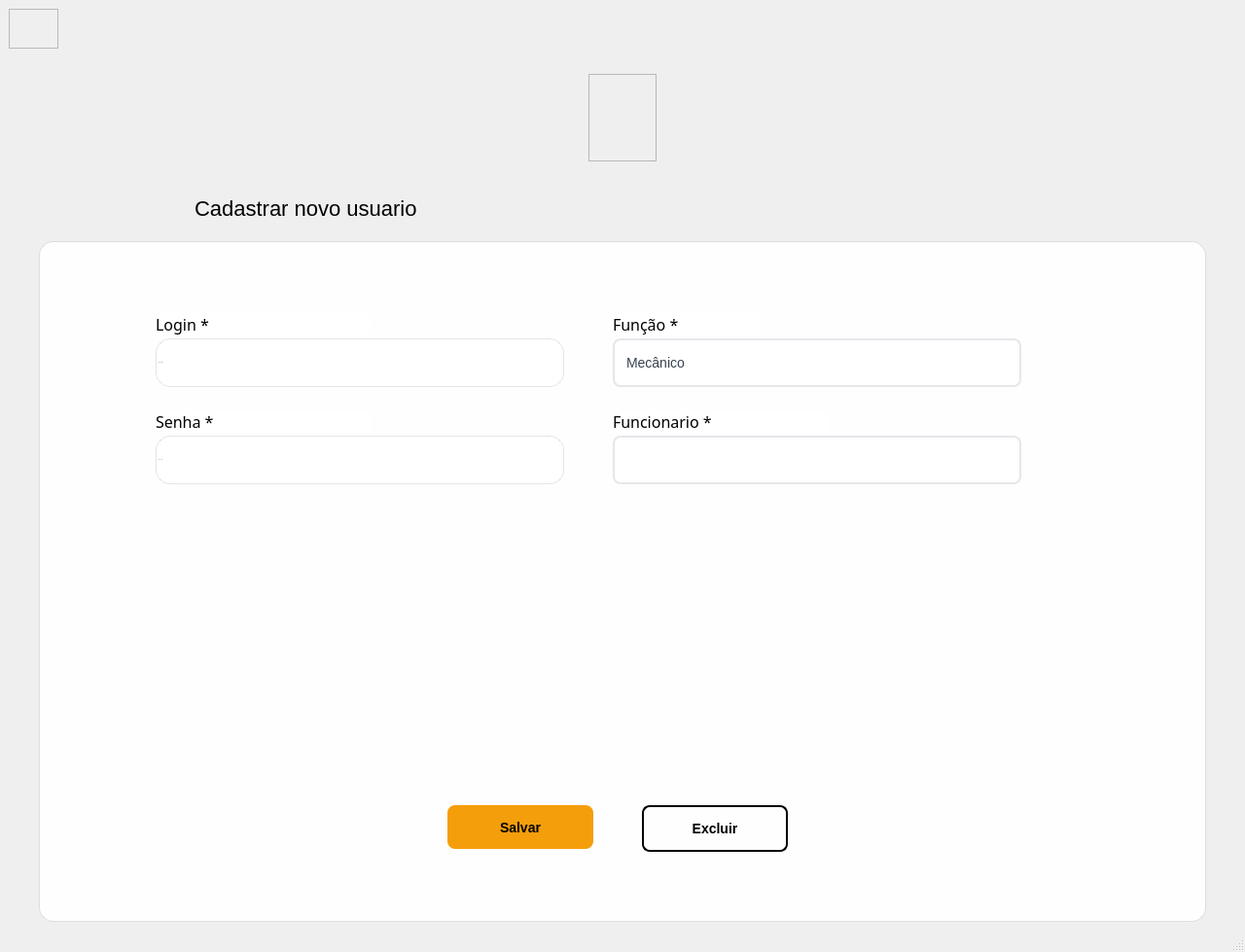
<?xml version="1.0" encoding="UTF-8"?>
<ui version="4.0">
 <class>MainWindow</class>
 <widget class="QMainWindow" name="MainWindow">
  <property name="geometry">
   <rect>
    <x>0</x>
    <y>0</y>
    <width>1280</width>
    <height>979</height>
   </rect>
  </property>
  <property name="windowTitle">
   <string>MainWindow</string>
  </property>
  <widget class="QWidget" name="centralwidget">
   <layout class="QVBoxLayout" name="verticalLayout">
    <item>
     <widget class="QWidget" name="widget" native="true">
      <property name="minimumSize">
       <size>
        <width>50</width>
        <height>40</height>
       </size>
      </property>
      <property name="maximumSize">
       <size>
        <width>16777215</width>
        <height>80</height>
       </size>
      </property>
      <widget class="QFrame" name="frame_3">
       <property name="geometry">
        <rect>
         <x>0</x>
         <y>0</y>
         <width>51</width>
         <height>41</height>
        </rect>
       </property>
       <property name="frameShape">
        <enum>QFrame::StyledPanel</enum>
       </property>
       <property name="frameShadow">
        <enum>QFrame::Raised</enum>
       </property>
       <widget class="QPushButton" name="pushButton_3">
        <property name="geometry">
         <rect>
          <x>0</x>
          <y>0</y>
          <width>51</width>
          <height>41</height>
         </rect>
        </property>
        <property name="cursor">
         <cursorShape>PointingHandCursor</cursorShape>
        </property>
        <property name="styleSheet">
         <string notr="true">QPushButton{
background: transparent;
border: none;
}</string>
        </property>
        <property name="text">
         <string/>
        </property>
        <property name="icon">
         <iconset>
          <normaloff>../imagem/icons/back.png</normaloff>../imagem/icons/back.png</iconset>
        </property>
        <property name="iconSize">
         <size>
          <width>32</width>
          <height>32</height>
         </size>
        </property>
        <property name="flat">
         <bool>false</bool>
        </property>
       </widget>
      </widget>
     </widget>
    </item>
    <item alignment="Qt::AlignHCenter">
     <widget class="QFrame" name="frame_4">
      <property name="minimumSize">
       <size>
        <width>70</width>
        <height>90</height>
       </size>
      </property>
      <property name="maximumSize">
       <size>
        <width>70</width>
        <height>90</height>
       </size>
      </property>
      <property name="frameShape">
       <enum>QFrame::StyledPanel</enum>
      </property>
      <property name="frameShadow">
       <enum>QFrame::Raised</enum>
      </property>
      <widget class="QLabel" name="label_3">
       <property name="geometry">
        <rect>
         <x>0</x>
         <y>0</y>
         <width>70</width>
         <height>90</height>
        </rect>
       </property>
       <property name="minimumSize">
        <size>
         <width>0</width>
         <height>0</height>
        </size>
       </property>
       <property name="maximumSize">
        <size>
         <width>1000</width>
         <height>1000</height>
        </size>
       </property>
       <property name="text">
        <string/>
       </property>
       <property name="pixmap">
        <pixmap>../imagem/MOTORMAX-LGO.png</pixmap>
       </property>
       <property name="scaledContents">
        <bool>true</bool>
       </property>
      </widget>
     </widget>
    </item>
    <item alignment="Qt::AlignHCenter">
     <widget class="QLabel" name="label">
      <property name="minimumSize">
       <size>
        <width>890</width>
        <height>0</height>
       </size>
      </property>
      <property name="font">
       <font>
        <pointsize>1</pointsize>
        <weight>50</weight>
        <italic>false</italic>
        <bold>false</bold>
       </font>
      </property>
      <property name="styleSheet">
       <string notr="true">QLabel{
font-size: 22px;
margin-top: 30px;
margin-bottom: 15px;
font: plain;
}</string>
      </property>
      <property name="text">
       <string>Cadastrar novo usuario</string>
      </property>
     </widget>
    </item>
    <item alignment="Qt::AlignHCenter">
     <widget class="QFrame" name="frame_2">
      <property name="minimumSize">
       <size>
        <width>1200</width>
        <height>700</height>
       </size>
      </property>
      <property name="maximumSize">
       <size>
        <width>1200</width>
        <height>700</height>
       </size>
      </property>
      <property name="styleSheet">
       <string notr="true">background-color: rgba(255, 255, 255, 240);
border-radius: 15px;
border: 1px solid rgba(0, 0, 0,0.1); </string>
      </property>
      <property name="frameShape">
       <enum>QFrame::Panel</enum>
      </property>
      <property name="frameShadow">
       <enum>QFrame::Raised</enum>
      </property>
      <widget class="QPushButton" name="pushButton">
       <property name="geometry">
        <rect>
         <x>420</x>
         <y>580</y>
         <width>150</width>
         <height>45</height>
        </rect>
       </property>
       <property name="font">
        <font>
         <pointsize>1</pointsize>
         <weight>75</weight>
         <bold>true</bold>
        </font>
       </property>
       <property name="cursor">
        <cursorShape>PointingHandCursor</cursorShape>
       </property>
       <property name="styleSheet">
        <string notr="true">QPushButton{
background-color: #f59e0b;
color: black;
border: none;
border-radius: 8px;
padding: 12px;
font-size: 14px;
font-weight: bold;
min-height: 20px;
}

QPushButton:hover{
background-color: #d97706;
}

QPushButton:pressed{
background-color: #b45309;
}

QPushButton:disable{
background-color: #582503;
}</string>
       </property>
       <property name="text">
        <string>Salvar</string>
       </property>
      </widget>
      <widget class="QLabel" name="label_4">
       <property name="geometry">
        <rect>
         <x>120</x>
         <y>75</y>
         <width>221</width>
         <height>21</height>
        </rect>
       </property>
       <property name="font">
        <font>
         <family>Rockwell</family>
         <pointsize>12</pointsize>
         <kerning>true</kerning>
        </font>
       </property>
       <property name="styleSheet">
        <string notr="true">border: none;</string>
       </property>
       <property name="text">
        <string>Login *</string>
       </property>
      </widget>
      <widget class="QPushButton" name="pushButton_2">
       <property name="geometry">
        <rect>
         <x>620</x>
         <y>580</y>
         <width>150</width>
         <height>48</height>
        </rect>
       </property>
       <property name="font">
        <font>
         <pointsize>1</pointsize>
         <weight>75</weight>
         <bold>true</bold>
        </font>
       </property>
       <property name="cursor">
        <cursorShape>PointingHandCursor</cursorShape>
       </property>
       <property name="styleSheet">
        <string notr="true">QPushButton{
background-color: transparent;
color: Black;
border: 2px solid;
border-radius: 8px;
padding: 12px;
font-size: 14px;
font-weight: bold;
min-height: 20px;
}

QPushButton:hover{
background-color: rgb(234, 227, 174);
}

QPushButton:Pressed{
background-color: rgb(210, 203, 150);
}</string>
       </property>
       <property name="text">
        <string>Excluir</string>
       </property>
      </widget>
      <widget class="QLabel" name="label_6">
       <property name="geometry">
        <rect>
         <x>590</x>
         <y>75</y>
         <width>151</width>
         <height>21</height>
        </rect>
       </property>
       <property name="font">
        <font>
         <family>Rockwell</family>
         <pointsize>12</pointsize>
         <kerning>true</kerning>
        </font>
       </property>
       <property name="styleSheet">
        <string notr="true">border: none;</string>
       </property>
       <property name="text">
        <string>Função *</string>
       </property>
      </widget>
      <widget class="QComboBox" name="comboBox">
       <property name="geometry">
        <rect>
         <x>590</x>
         <y>100</y>
         <width>420</width>
         <height>50</height>
        </rect>
       </property>
       <property name="styleSheet">
        <string notr="true">QComboBox {
border: 2px solid #e5e7eb;
border-radius: 8px;
padding: 12px;
font-size: 14px;
color: #374151;
}
QComboBox:hover{
background-color: rgb(234, 236, 240);
}

QComboBox:focus{
border: 2px solid #7f8082;
}

QComboBox::drop-down {
border: none;
}

QComboBox::down-arrow {
image: url(C:/Users/victor/Documents/vscode/python/curso/imagem/icons/arrow-down.png);
width: 18px;
height: 18px;
right: 6px;
}</string>
       </property>
       <property name="currentIndex">
        <number>0</number>
       </property>
       <property name="maxVisibleItems">
        <number>5</number>
       </property>
       <property name="insertPolicy">
        <enum>QComboBox::InsertAtCurrent</enum>
       </property>
       <property name="minimumContentsLength">
        <number>0</number>
       </property>
       <item>
        <property name="text">
         <string>Mecânico</string>
        </property>
       </item>
       <item>
        <property name="text">
         <string>Atendente</string>
        </property>
       </item>
       <item>
        <property name="text">
         <string>admin</string>
        </property>
       </item>
      </widget>
      <widget class="QLabel" name="label_5">
       <property name="geometry">
        <rect>
         <x>120</x>
         <y>175</y>
         <width>221</width>
         <height>21</height>
        </rect>
       </property>
       <property name="font">
        <font>
         <family>Rockwell</family>
         <pointsize>12</pointsize>
         <kerning>true</kerning>
        </font>
       </property>
       <property name="styleSheet">
        <string notr="true">border: none;</string>
       </property>
       <property name="text">
        <string>Senha *</string>
       </property>
      </widget>
      <widget class="QLabel" name="label_7">
       <property name="geometry">
        <rect>
         <x>590</x>
         <y>175</y>
         <width>221</width>
         <height>21</height>
        </rect>
       </property>
       <property name="font">
        <font>
         <family>Rockwell</family>
         <pointsize>12</pointsize>
         <kerning>true</kerning>
        </font>
       </property>
       <property name="styleSheet">
        <string notr="true">border: none;</string>
       </property>
       <property name="text">
        <string>Funcionario *</string>
       </property>
      </widget>
      <widget class="QLineEdit" name="lineEdit_5">
       <property name="geometry">
        <rect>
         <x>120</x>
         <y>100</y>
         <width>420</width>
         <height>50</height>
        </rect>
       </property>
       <property name="font">
        <font>
         <pointsize>1</pointsize>
        </font>
       </property>
       <property name="styleSheet">
        <string notr="true">QLineEdit[echoMode=&quot;2&quot;], QLineEdit[echoMode=&quot;0&quot;] {
                border: 2px solid #e5e7eb;
                border-radius: 8px;
                padding: 12px;
                font-size: 14px;
                color: #374151;
            }
QLineEdit:focus{
border: 2px solid #7f8082;
}

QLineEdit:hover{
background-color: rgb(234, 236, 240);
}</string>
       </property>
       <property name="echoMode">
        <enum>QLineEdit::Normal</enum>
       </property>
       <property name="alignment">
        <set>Qt::AlignLeading|Qt::AlignLeft|Qt::AlignVCenter</set>
       </property>
       <property name="placeholderText">
        <string>Ex: Cleiton</string>
       </property>
      </widget>
      <widget class="QLineEdit" name="lineEdit_6">
       <property name="geometry">
        <rect>
         <x>120</x>
         <y>200</y>
         <width>420</width>
         <height>50</height>
        </rect>
       </property>
       <property name="font">
        <font>
         <pointsize>1</pointsize>
        </font>
       </property>
       <property name="styleSheet">
        <string notr="true">QLineEdit[echoMode=&quot;2&quot;], QLineEdit[echoMode=&quot;0&quot;] {
                border: 2px solid #e5e7eb;
                border-radius: 8px;
                padding: 12px;
                font-size: 14px;
                color: #374151;
            }
QLineEdit:focus{
border: 2px solid #7f8082;
}

QLineEdit:hover{
background-color: rgb(234, 236, 240);
}</string>
       </property>
       <property name="echoMode">
        <enum>QLineEdit::Normal</enum>
       </property>
       <property name="alignment">
        <set>Qt::AlignLeading|Qt::AlignLeft|Qt::AlignVCenter</set>
       </property>
       <property name="placeholderText">
        <string>Ex: 12345</string>
       </property>
      </widget>
      <widget class="QComboBox" name="comboBox_2">
       <property name="geometry">
        <rect>
         <x>590</x>
         <y>200</y>
         <width>420</width>
         <height>50</height>
        </rect>
       </property>
       <property name="styleSheet">
        <string notr="true">QComboBox {
border: 2px solid #e5e7eb;
border-radius: 8px;
padding: 12px;
font-size: 14px;
color: #374151;
}
QComboBox:hover{
background-color: rgb(234, 236, 240);
}

QComboBox:focus{
border: 2px solid #7f8082;
}

QComboBox::drop-down {
border: none;
}

QComboBox::down-arrow {
image: url(C:/Users/victor/Documents/vscode/python/curso/imagem/icons/arrow-down.png);
width: 18px;
height: 18px;
right: 6px;
}</string>
       </property>
       <property name="currentIndex">
        <number>1</number>
       </property>
       <property name="maxVisibleItems">
        <number>5</number>
       </property>
       <property name="insertPolicy">
        <enum>QComboBox::InsertAtCurrent</enum>
       </property>
       <property name="minimumContentsLength">
        <number>0</number>
       </property>
      </widget>
     </widget>
    </item>
   </layout>
  </widget>
  <widget class="QMenuBar" name="menubar">
   <property name="geometry">
    <rect>
     <x>0</x>
     <y>0</y>
     <width>1280</width>
     <height>21</height>
    </rect>
   </property>
  </widget>
  <widget class="QStatusBar" name="statusbar"/>
 </widget>
 <resources/>
 <connections/>
</ui>
